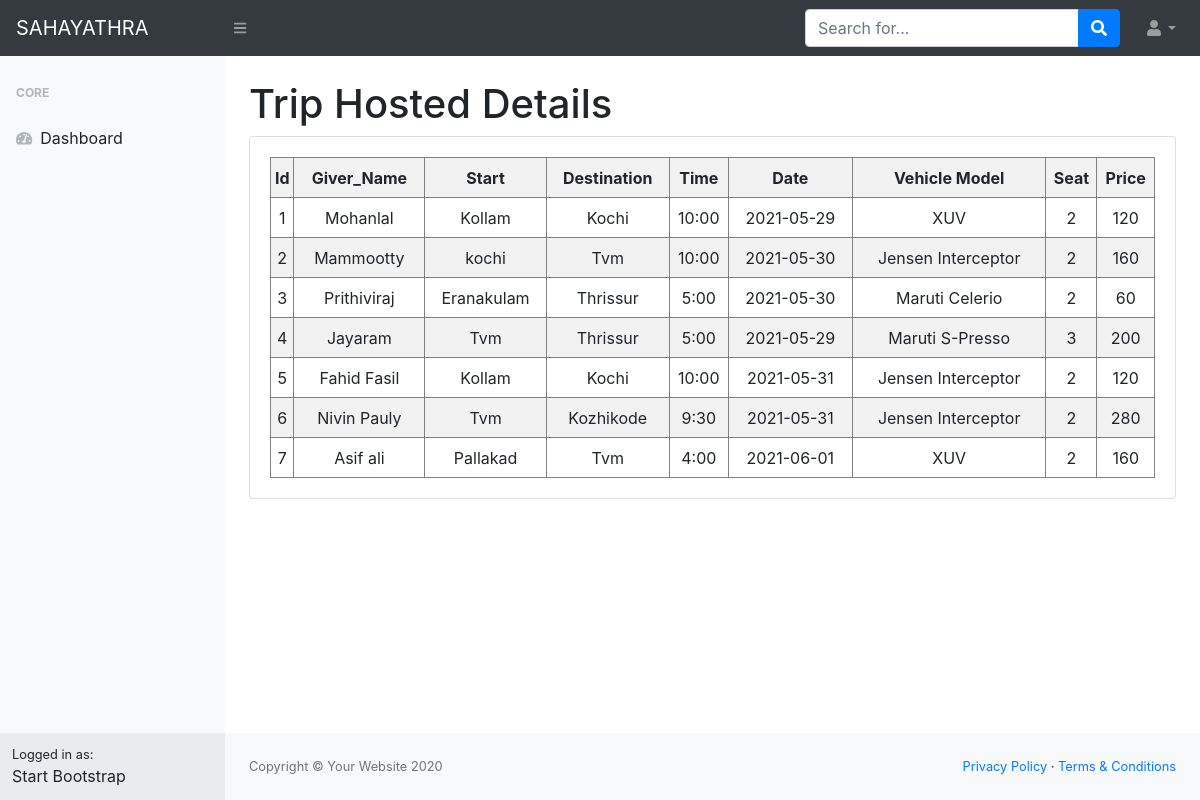
The app's page /Admin/dist/trip_hosted.php with its own data.
### tables this page shows
CREATE TABLE IF NOT EXISTS `giver_dash` (
  `Id` int(11) NOT NULL AUTO_INCREMENT,
  `Giver_Name` varchar(22) NOT NULL,
  `start` varchar(30) NOT NULL,
  `destination` varchar(30) NOT NULL,
  `time` varchar(40) NOT NULL,
  `date` date NOT NULL,
  `veh_model` varchar(50) NOT NULL,
  `price` varchar(40) NOT NULL,
  `seat` varchar(30) NOT NULL,
  PRIMARY KEY (`Id`)
);

### Admin/dist/trip_hosted.php (the view, shortened to what this page needs)
<!DOCTYPE html>
<html lang="en">
    <head>
        <link href="css/styles.css" rel="stylesheet" />
    </head>
    <body class="sb-nav-fixed">
        <nav class="sb-topnav navbar navbar-expand navbar-dark bg-dark">
            <a class="navbar-brand" href="index.html">SAHAYATHRA</a>
            <button class="btn btn-link btn-sm order-1 order-lg-0" id="sidebarToggle" href="#"><i class="fas fa-bars"></i></button>
            <form class="d-none d-md-inline-block form-inline ml-auto mr-0 mr-md-3 my-2 my-md-0">
                <div class="input-group">
                    <input class="form-control" type="text" placeholder="Search for..." aria-label="Search" aria-describedby="basic-addon2" />
                    <div class="input-group-append">
                        <button class="btn btn-primary" type="button"><i class="fas fa-search"></i></button>
                    </div>
                </div>
            </form>
            <ul class="navbar-nav ml-auto ml-md-0">
                <li class="nav-item dropdown">
                    <a class="nav-link dropdown-toggle" id="userDropdown" href="#" role="button" data-toggle="dropdown" aria-haspopup="true" aria-expanded="false"><i class="fas fa-user fa-fw"></i></a>
                </li>
            </ul>
        </nav>
        <div id="layoutSidenav">
            <div id="layoutSidenav_nav">
                <nav class="sb-sidenav accordion sb-sidenav-light" id="sidenavAccordion">
                    <div class="sb-sidenav-menu">
                        <div class="nav">
                            <div class="sb-sidenav-menu-heading">Core</div>
                            <a class="nav-link" href="admin.php">
                                <div class="sb-nav-link-icon"><i class="fas fa-tachometer-alt"></i></div>
                                Dashboard
                            </a>
                         </div>
                    </div>
                    <div class="sb-sidenav-footer">
                        <div class="small">Logged in as:</div>
                        Start Bootstrap
                    </div>
                </nav>
            </div>
            <div id="layoutSidenav_content">
                <main>
                    <div class="container-fluid">
                        <h1 class="mt-4">Trip Hosted Details</h1>
                        <div class="card mb-4">
                            <div class="card-body">
                            <?php
$conn = mysqli_connect('localhost','root','','sahayathra');
$sql = "SELECT * FROM `giver_dash`";
$result = mysqli_query($conn, $sql);
if (mysqli_num_rows($result) > 0)
{
    ?>
  <table class=" table-striped" border="1" width="100%" style="text-align:center;">
 <tr style="height:40px;">
     <th>Id</th>
      <th>Giver_Name</th>
      <th>Start</th>
     <th>Destination</th>
      <th>Time</th>
    <th>Date</th>
    <th>Vehicle Model</th>
     <th>Seat</th>
      <th>Price</th>
  </tr>
  <?php
while($row = mysqli_fetch_array($result))
{
    ?>
 <tr style="height:40px;">
      <td><?php echo $row['Id']?></td>
      <td> <?php echo $row['Giver_Name']?></td>
      <td><?php echo  $row['start']?></td>
      <td><?php echo $row['destination']?></td>
      <td><?php echo $row['time']?></td>
      <td><?php echo $row['date']?></td>
      <td><?php echo $row['veh_model']?></td>
      <td><?php echo $row['seat']?></td>
      <td><?php echo $row['price']?></td>
  </tr>
  <?php
}
?>
</table>
<?php
}
?>
                            </div>
                        </div>
                    </div>
                </main>
                <footer class="py-4 bg-light mt-auto">
                    <div class="container-fluid">
                        <div class="d-flex align-items-center justify-content-between small">
                            <div class="text-muted">Copyright &copy; Your Website 2020</div>
                            <div>
                                <a href="#">Privacy Policy</a>
                                &middot;
                                <a href="#">Terms &amp; Conditions</a>
                            </div>
                        </div>
                    </div>
                </footer>
            </div>
        </div>
    </body>
</html>

### records on screen
giver_dash: Id "1", Giver_Name "Mohanlal", start "Kollam", destination "Kochi", time "10:00", date "2021-05-29", veh_model "XUV", seat "2", price "120"
giver_dash: Id "2", Giver_Name "Mammootty", start "kochi", destination "Tvm", time "10:00", date "2021-05-30", veh_model "Jensen Interceptor", seat "2", price "160"
giver_dash: Id "3", Giver_Name "Prithiviraj", start "Eranakulam", destination "Thrissur", time "5:00", date "2021-05-30", veh_model "Maruti Celerio", seat "2", price "60"
giver_dash: Id "4", Giver_Name "Jayaram", start "Tvm", destination "Thrissur", time "5:00", date "2021-05-29", veh_model "Maruti S-Presso", seat "3", price "200"
giver_dash: Id "5", Giver_Name "Fahid Fasil", start "Kollam", destination "Kochi", time "10:00", date "2021-05-31", veh_model "Jensen Interceptor", seat "2", price "120"
giver_dash: Id "6", Giver_Name "Nivin Pauly", start "Tvm", destination "Kozhikode", time "9:30", date "2021-05-31", veh_model "Jensen Interceptor", seat "2", price "280"
giver_dash: Id "7", Giver_Name "Asif ali", start "Pallakad", destination "Tvm", time "4:00", date "2021-06-01", veh_model "XUV", seat "2", price "160"
